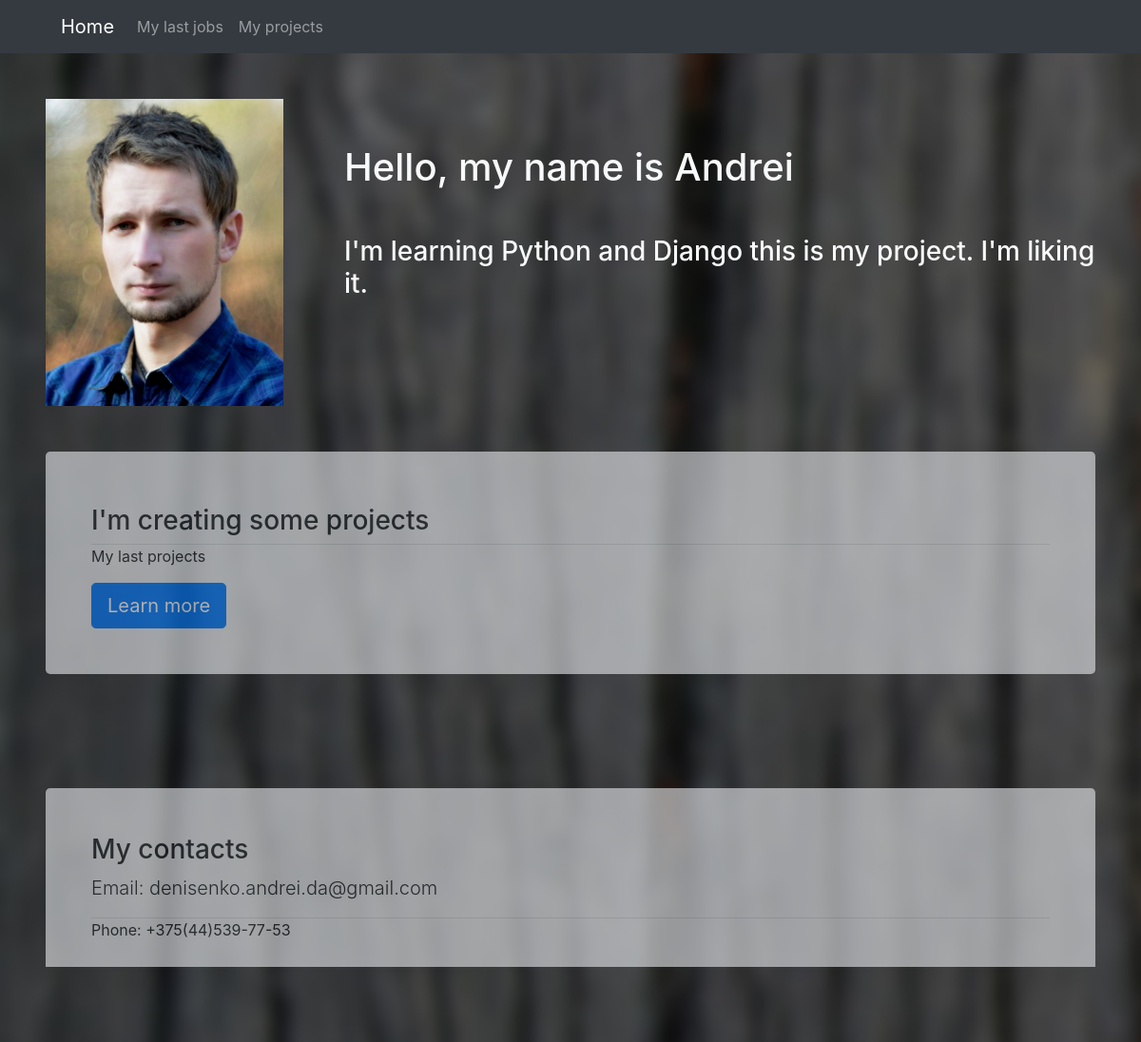
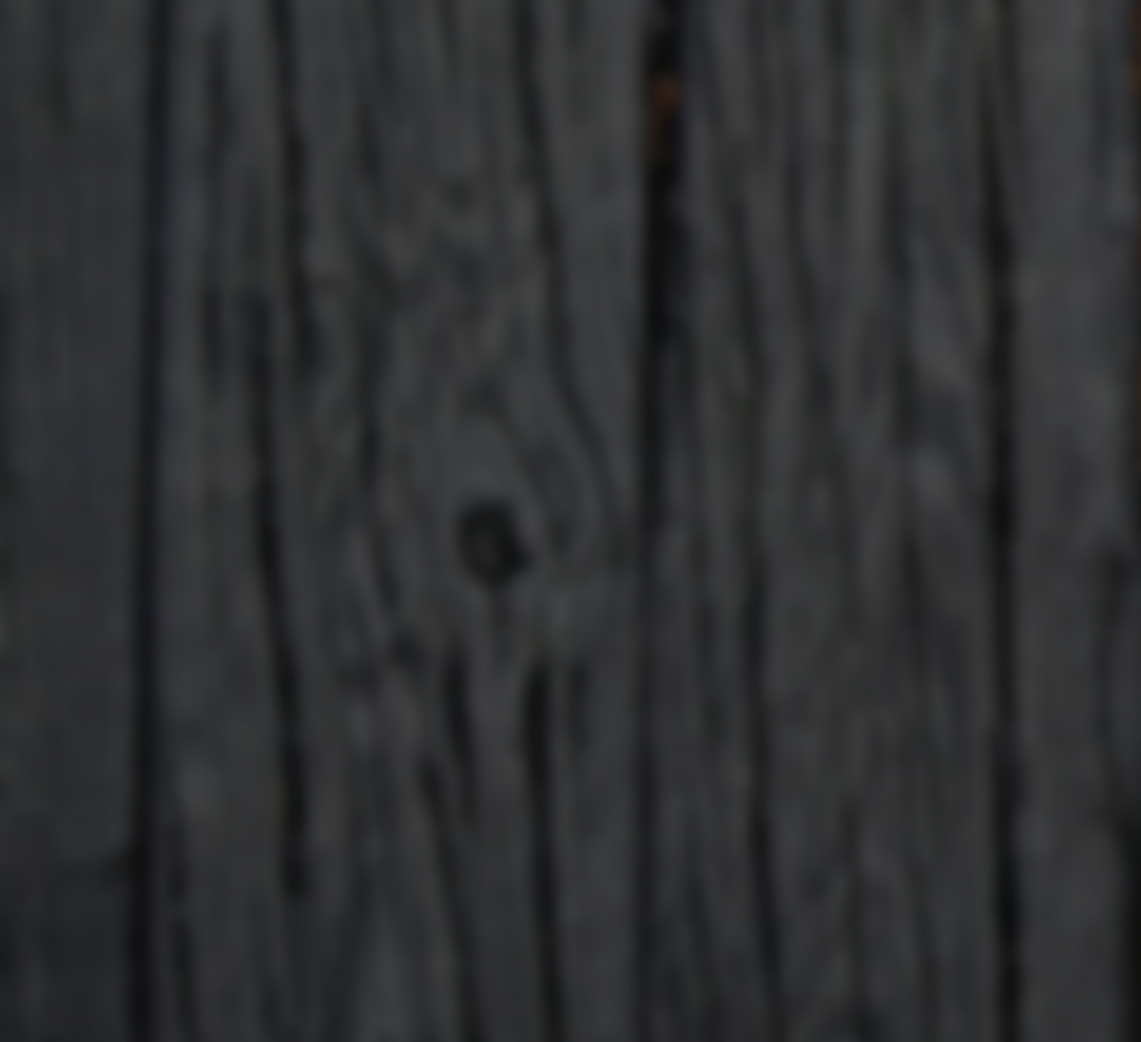
The page / on the database its author committed (2 pictures, top to bottom).
### resume/models.py (models this page shows, shortened)
class MyInformation(models.Model):
    name = models.CharField('name', max_length=100)
    photo = models.ImageField('photo', upload_to='resume/')
    salutation = models.CharField('salutation', max_length=200)
    description = models.TextField('description')
    email = models.CharField('email', max_length=100)
    phone = models.CharField('phone', max_length=100)

class Reward(models.Model):
    reward_img = models.ImageField('reward', upload_to='resume/')
    description = models.TextField('description', blank=True)
    person = models.ForeignKey(MyInformation, on_delete=models.CASCADE)

### resume/views.py (the view)
# urls.py: path('', views.welcome, name='welcome'),
def welcome(request):
    last_id = MyInformation.objects.all().last().id
    my_obj = MyInformation.objects.get(id=last_id)
    return render(request, 'face.html', {'my_obj': my_obj})

### templates/face.html (shortened to what this page needs)
<!DOCTYPE html>
<html lang="en">
<head>
    <link rel="stylesheet" href="https://stackpath.bootstrapcdn.com/bootstrap/4.4.1/css/bootstrap.min.css">
    <link rel="stylesheet" href="static/css/background.css">
</head>
<body>
    {% include 'include/header.html' %}
    <div class="media ml-5 my-5">
      <img src="{{ my_obj.photo.url }}" class="mr-3" alt="..." width="250">
      <div class="media-body">
        <h1 class="text-light mt-5 m-5 " >{{ my_obj.salutation }}</h1>
          <h3 class="text-light mt-5 m-5">{{ my_obj.description }}</h3>
      </div>
    </div>
    <div class="jumbotron semilayer m-5  p-5" >
        {% include 'mysite/include_face/myportfolio.html' %}
    </div>
    <br>
    <div class="jumbotron semilayer m-5  p-5" >
        {% include 'mysite/include_face/contacts.html' %}
    </div>
    <br>
   {% include 'mysite/include_face/reward.html' %}
</body>
</html>

### templates/include/header.html (shortened to what this page needs)
<nav class="navbar navbar-expand navbar-dark bg-dark">
    <a class="navbar-brand ml-5" href="{% url 'welcome' %}">Home</a>
    <div class="collapse navbar-collapse" id="navbarNavAltMarkup">
        <div class="navbar-nav">
            <a class="nav-item nav-link " href="{% url 'work' %}"> My last jobs <span class="sr-only">(current)</span></a>
            <a class="nav-item nav-link " href="{% url 'project' %}"> My projects <span class="sr-only">(current)</span></a>
        </div>
    </div>
</nav>

### templates/mysite/include_face/myportfolio.html
<div id="intro">
    <h3 class="display-5">I'm creating some projects</h3>
    <hr class="my-0">
    <p>My last projects</p>
    <a class="btn btn-primary btn-lg" href="{% url 'project' %}" role="button">Learn more</a>
</div>

### templates/mysite/include_face/contacts.html
<h3 class="display-5">My contacts</h3>
<p class="lead">Email: {{ my_obj.email }}</p>
<hr class="my-0">
<p>Phone: {{ my_obj.phone }}</p>

### templates/mysite/include_face/reward.html
{% for reward in my_obj.reward_set.all  %}
<div class="media ml-5 my-5">
        <div class="row">
                <div class="col-5"><img src="{{ reward.reward_img.url }}" class="stretch img-fluid"></div>
                {% if reward.description %}
                <div class="col-7 media pr-5"><h5 class="jumbotron semilayer">{{ reward.description }}</h5></div>
                {% endif %}
        </div>
</div>
{% endfor %}

### static/css/background.css (style rules this page uses)
body { background: url(../image/background.jpg) fixed; background-size: cover; }
.semilayer { opacity: 0.6; }
.stretch { width: 1500px; height: auto; }

### rows shown on the page
MyInformation: photo (picture), salutation "Hello, my name is Andrei", description "I'm learning Python and Django this is my project. I'm liking it.", email "denisenko.andrei.da@gmail.com", phone "+375(44)539-77-53"
Reward: reward_img (picture)
Reward: reward_img (picture), description "As a child, I wanted to be a fireman, then later became ruler of the world."
